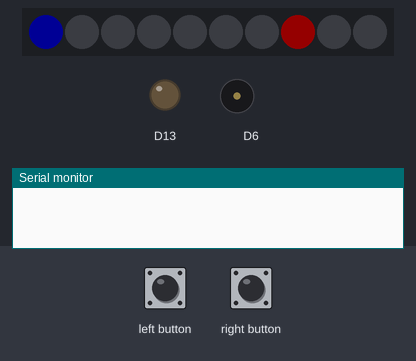
A sketch run on a simulated Adafruit Circuit Playground Express. Shown: 10 RGB LEDs in strip order, left to right, output pins drawn as LEDs (lit = HIGH), buzzer (waves = sounding), the last lines printed to the serial monitor. Inputs (shaded band) come from the test bench. Dim RGB values are drawn brighter than linear; random numbers use the default seed unless the sketch sets one.

Above: at 1.2 s.
1.3 s: right button pressed for 3.2 s
At 1.99 s:
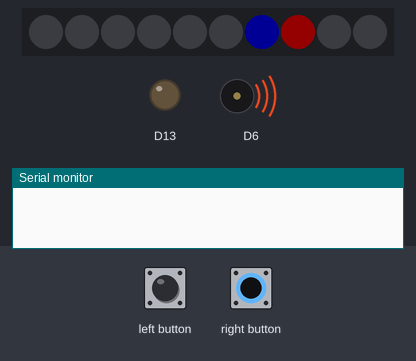
At 4.6 s:
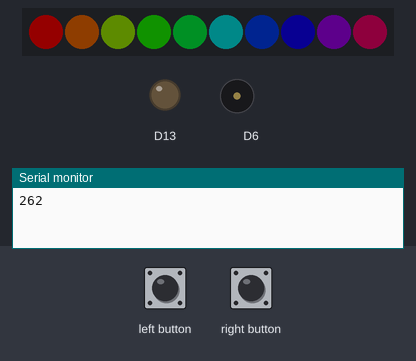
Timing chart, 0 to 12.0 s (numbered marks = the images above; inputs shaded):
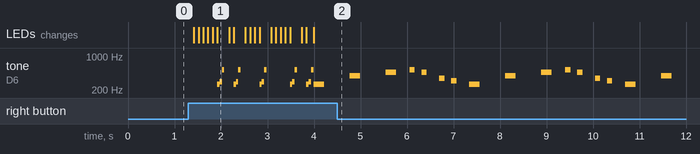

Measured:
- after the input at 1.3 s, tone on D6: plays 261 Hz for 0.05 s, 294 Hz for 0.05 s, 523 Hz for 0.05 s, 261 Hz for 0.05 s, 294 Hz for 0.05 s, 523 Hz for 0.05 s … (31 notes in this stretch), starting after 0.62 s

The sketch:

CatchTheNeoPixel_Activity.ino
```cpp
#include<Adafruit_CircuitPlayground.h>
int hero = 0;
int enemy;
int rb;
int lb;
int captured = 0;
int t = 0;
//bool gameActive = false;

//#define BUZZER_PIN 9

#define NOTE_B0  31
#define NOTE_C1  33
#define NOTE_CS1 35
#define NOTE_D1  37
#define NOTE_DS1 39
#define NOTE_E1  41
#define NOTE_F1  44
#define NOTE_FS1 46
#define NOTE_G1  49
#define NOTE_GS1 52
#define NOTE_A1  55
#define NOTE_AS1 58
#define NOTE_B1  62
#define NOTE_C2  65
#define NOTE_CS2 69
#define NOTE_D2  73
#define NOTE_DS2 78
#define NOTE_E2  82
#define NOTE_F2  87
#define NOTE_FS2 93
#define NOTE_G2  98
#define NOTE_GS2 104
#define NOTE_A2  110
#define NOTE_AS2 117
#define NOTE_B2  123
#define NOTE_C3  131
#define NOTE_CS3 139
#define NOTE_DB3 139
#define NOTE_D3  147
#define NOTE_DS3 156
#define NOTE_EB3 156
#define NOTE_E3  165
#define NOTE_F3  175
#define NOTE_FS3 185
#define NOTE_G3  196
#define NOTE_GS3 208
#define NOTE_A3  220
#define NOTE_AS3 233
#define NOTE_B3  247
#define NOTE_C4  262
#define NOTE_CS4 277
#define NOTE_D4  294
#define NOTE_DS4 311
#define NOTE_E4  330
#define NOTE_F4  349
#define NOTE_FS4 370
#define NOTE_G4  392
#define NOTE_GS4 415
#define NOTE_A4  440
#define NOTE_AS4 466
#define NOTE_B4  494
#define NOTE_C5  523
#define NOTE_CS5 554
#define NOTE_D5  587
#define NOTE_DS5 622
#define NOTE_E5  659
#define NOTE_F5  698
#define NOTE_FS5 740
#define NOTE_G5  784
#define NOTE_GS5 831
#define NOTE_A5  880
#define NOTE_AS5 932
#define NOTE_B5  988
#define NOTE_C6  1047
#define NOTE_CS6 1109
#define NOTE_D6  1175
#define NOTE_DS6 1245
#define NOTE_E6  1319
#define NOTE_F6  1397
#define NOTE_FS6 1480
#define NOTE_G6  1568
#define NOTE_GS6 1661
#define NOTE_A6  1760
#define NOTE_AS6 1865
#define NOTE_B6  1976
#define NOTE_C7  2093
#define NOTE_CS7 2217
#define NOTE_D7  2349
#define NOTE_DS7 2489
#define NOTE_E7  2637
#define NOTE_F7  2794
#define NOTE_FS7 2960
#define NOTE_G7  3136
#define NOTE_GS7 3322
#define NOTE_A7  3520
#define NOTE_AS7 3729
#define NOTE_B7  3951
#define NOTE_C8  4186
#define NOTE_CS8 4435
#define NOTE_D8  4699
#define NOTE_DS8 4978
#define REST     0

int melody[] = {
  NOTE_C4, REST, NOTE_G4, REST, NOTE_AS4, NOTE_C5, NOTE_AS4, REST, NOTE_F4, NOTE_DS4, REST,
  NOTE_C4, REST, NOTE_G4, REST, NOTE_AS4, NOTE_C5, NOTE_AS4, REST, NOTE_F4, NOTE_DS4, REST,
  NOTE_C4, REST, NOTE_G4, REST, NOTE_AS4, NOTE_C5, NOTE_AS4, REST, NOTE_F4, NOTE_DS4, REST,

  NOTE_C4, REST, NOTE_E4, REST, NOTE_G4, NOTE_A4, NOTE_AS4,
  NOTE_C5, REST, NOTE_C5, REST, NOTE_AS4, REST, NOTE_A4, REST,
  NOTE_AS4, REST, NOTE_AS4, NOTE_C5, REST, NOTE_AS4, NOTE_A4, REST,
  REST,
  NOTE_C5, REST, NOTE_AS4, REST, NOTE_A4, REST, NOTE_AS4, REST, NOTE_E5,
  REST,

  NOTE_C5, REST, NOTE_C5, REST, NOTE_AS4, REST, NOTE_A4, REST,
  NOTE_AS4, REST, NOTE_AS4, NOTE_C5, REST, NOTE_AS4, NOTE_A4, REST,
  REST,
  NOTE_C5, REST, NOTE_AS4, REST, NOTE_A4, REST, NOTE_AS4, REST, NOTE_E4,
  REST,
};

int durations[] = {
  4, 8, 4, 8, 4, 8, 8, 16, 8, 8, 16,
  4, 8, 4, 8, 4, 8, 8, 16, 8, 8, 16,
  4, 8, 4, 8, 4, 8, 8, 16, 8, 8, 16,

  4, 8, 4, 8, 4, 4, 4,
  8, 16, 8, 16, 8, 16, 8, 16,
  8, 16, 8, 8, 16, 8, 8, 16,
  4,
  8, 16, 8, 16, 8, 16, 8, 4, 8,
  4,

  8, 16, 8, 16, 8, 16, 8, 16,
  8, 16, 8, 8, 16, 8, 8, 16,
  4,
  8, 16, 8, 16, 8, 16, 8, 4, 8,
  1
};

void setup() {
  CircuitPlayground.begin();
  enemy = random(0, 10);
  //pinMode(BUZZER_PIN, OUTPUT);
}

void color(int p, int r, int g, int b){
  CircuitPlayground.setPixelColor(p,r,g,b);
}

void colorAll(){
  for(int i = 0; i < 10; i++){
    CircuitPlayground.setPixelColor(i,0,255,0);
  }
}
void rainbow(){
  for(int i = 0; i < 10; i++){
    CircuitPlayground.setPixelColor(i,CircuitPlayground.colorWheel(i * 25.5));
  }
}

void losingColors(){
  color(0,255,0,0);
  color(1,0,0,255);
  color(2,255,0,0);
  color(3,0,0,255);
  color(4,255,0,0);
  color(5,0,0,255);
  color(6,255,0,0);
  color(7,0,0,255);
  color(8,255,0,0);
  color(9,0,0,255);
}

//void restartGame(){
 // CircuitPlayground.clearPixels( );
  //gameActive = true;
//}

void loop( ){
  CircuitPlayground.clearPixels( );
  color( hero, 0, 0, 255 );
  color( enemy, 255, 0, 0 ) ;
  rb = CircuitPlayground.rightButton();
  lb = CircuitPlayground.leftButton();
  int size = sizeof(durations) / sizeof(int);
  if(rb == 1){
    hero += 1;
  }
  if(hero == 10){
    hero = 0;
  }
  if(lb == 1){
    hero -= 1;
  }
  if(hero == -1){
    hero = 9;
  }
  if(hero == enemy){
    CircuitPlayground.playTone(261,50);
    CircuitPlayground.playTone(294,50);
    CircuitPlayground.playTone(523,50);
    enemy = random(0,10);
    captured++;
  }

//    if (gameActive) {
//     if(t > 100){
//       losingColors();
//       delay(1000);
//       CircuitPlayground.clearPixels();
//       delay(1000);
//     }else {
//       if(t < 100 && captured == 5){
//       rainbow();
//       for (int note = 0; note < size; note++) {
//         int duration = 900 / durations[note];
//         CircuitPlayground.playTone(melody[note],duration);
//         Serial.println(melody[note]);
//         int pauseBetweenNotes = duration * 1.30;
//         delay(pauseBetweenNotes);
//       }
//     }
//   }
// }

  // if(captured == 5){
  //   rainbow();
  //   for (int note = 0; note < size; note++) {
  //     int duration = 900 / durations[note];
  //     CircuitPlayground.playTone(melody[note],duration);
  //     Serial.println(melody[note]);
  //     int pauseBetweenNotes = duration * 1.30;
  //     delay(pauseBetweenNotes);
  //   }
  // }
  if(t > 100){
    losingColors();
    delay(1000);
    CircuitPlayground.clearPixels();
    delay(1000);
    //tone(BUZZER_PIN, 1000); //Send 1KHz sound signal
    //delay(1000);
    //noTone(BUZZER_PIN); //Stop sound
    //delay(1000);

    //restartGame();
  }else if(t < 100 && captured == 5){
    rainbow();
    for (int note = 0; note < size; note++) {
      int duration = 900 / durations[note];
      CircuitPlayground.playTone(melody[note],duration);
      Serial.println(melody[note]);
      int pauseBetweenNotes = duration * 1.30;
      delay(pauseBetweenNotes);
    }
  }

  t++;
  delay(100);
}
```
